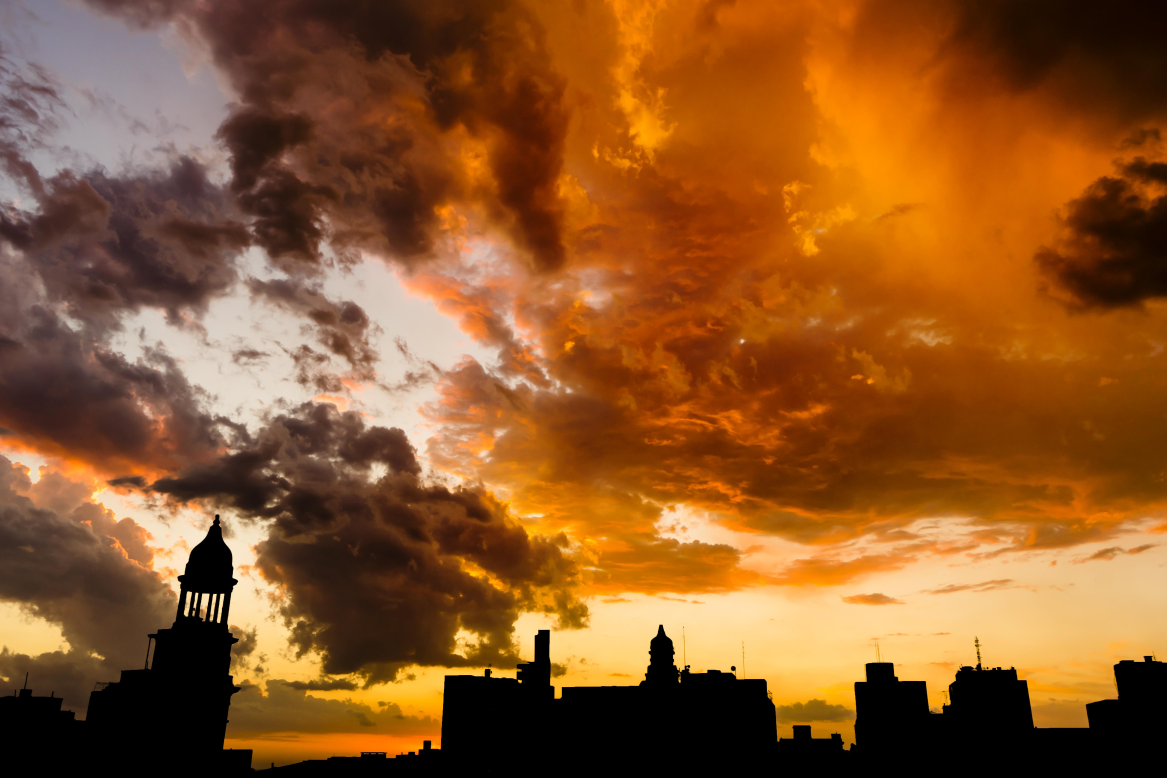
#> input picture assets/photography/originals/salvo_el_fuego_46800512902_o.jp-5831x3887.jpg, 5831 x 3887 px (shown at 1/5 size); its folder holds only this picture in this run
$ python create_gallery.py
#> lines starting #> are read from the running program, lines starting #| are printed output that depends on the picture
# Store original full-res images in assets/photography/originals/
# TODO: one could add some more info to the gallery.yaml, for example title and caption. We should add functionality to
#  this script so as we load the previous gallery and add new images, in a non-destructive way. See original code


import yaml
import shutil
import cv2 as cv
from pathlib import Path

# configuration
BASE_DIR = Path("assets/photography")
OUTPUT_FILE = BASE_DIR / "photography.yml"
INPUT_FILE = OUTPUT_FILE
SUBDIR = "originals"
IMAGE_DIR = BASE_DIR / SUBDIR
EXTENSIONS = ['jpg', 'png']


def get_files_recursively(base_dir, extensions):
    all_files = []
    for ext in extensions:
        all_files.extend(Path(base_dir).rglob(f"*.{ext}"))
    return sorted(all_files)


# Extract image files
print('Collecting files...')
images_paths = get_files_recursively(IMAGE_DIR, EXTENSIONS)

images_data = []
for img_path in images_paths:
    img_name = img_path.stem
    img_ext = img_path.suffix

    # Create down-sampled versions of the image and save them to disk
    img = cv.imread(str(img_path))
#> img is the input picture: shape (3887, 5831, 3); mean B, G, R 40.1, 86.7, 140.4
    image_paths = []
    output_path = BASE_DIR / f"{img_name}.jpg"
    image_paths.append(output_path)
    if not output_path.exists():
        cv.imwrite(str(output_path), img)
    resized_image = img
    for scale_factor in range(1, 5):
        output_path = BASE_DIR / f"{img_name}_factor-{2 ** scale_factor:02d}.jpg"
        image_paths.append(output_path)
        resized_image = cv.resize(resized_image, (0, 0), None, 0.5, 0.5)
        if not output_path.exists():
            cv.imwrite(str(output_path), resized_image)
#> this loop made 4 passes
#> pass 3, `resized_image = cv.resize(resized_image, (0, 0), None, 0.5, 0.5)`:
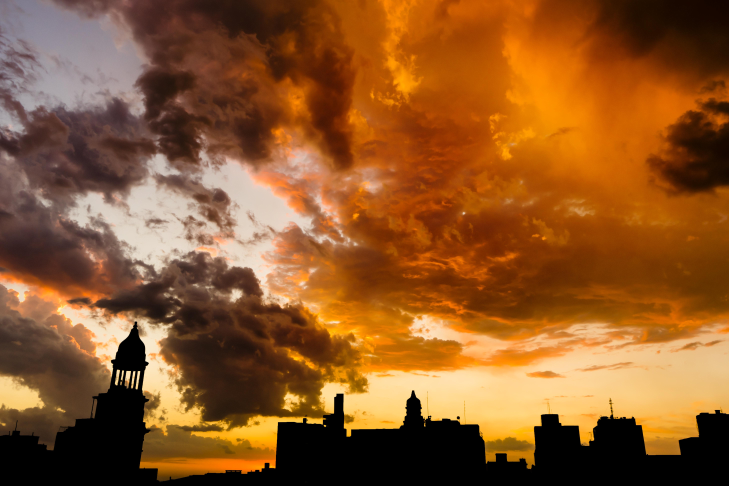
#> resized_image: shape (486, 729, 3); mean B, G, R 40.4, 87.1, 140.7
#> after the loop:
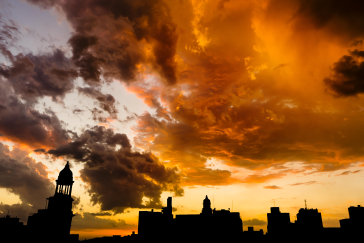
#> resized_image: shape (243, 364, 3); mean B, G, R 40.6, 87.2, 140.8
#> after the loop, image_paths = 5 items

    # Add to data structure
    images_data.append(
        {
            "filename": img_name,
            "original": str(image_paths[0].name),
            "sizes": [str(path.name) for path in image_paths],
            "thumbnail": str(image_paths[-1].name)
        }
    )

# Save and override gallery
gallery = {
    "picture_path": SUBDIR,
    "preview": images_data
}
with open(OUTPUT_FILE, 'w') as f:
    f.write(yaml.dump(gallery, default_flow_style=False))
